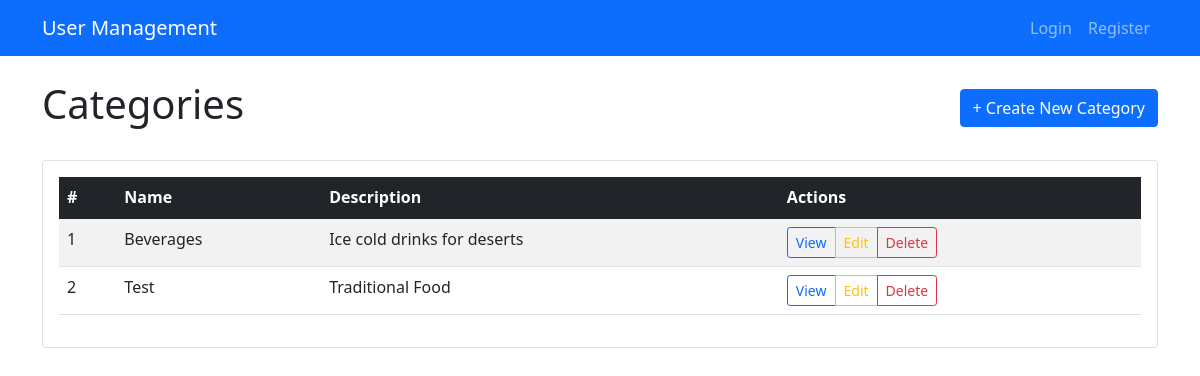
The page /products/category/list/ on the database its author committed.
### products/models.py (models this page shows, shortened)
class Category(models.Model):
    name = models.CharField(max_length=100, unique=True)
    description = models.TextField()
    created_by = models.ForeignKey(CustomUser, on_delete=models.SET_NULL, null=True, blank=True)
    created_at = models.DateTimeField(auto_now_add=True)
    updated_at = models.DateTimeField(auto_now=True)
    class Meta:
        db_table = 'categories'

### products/views.py (the view)
# urls.py: path('category/list/', views.list_category, name='list_category'),
def list_category(request):
    categories =  Category.objects.all()
    context =  {'categories': categories}
    return render(request, 'products/category_list.html', context)

### templates/products/category_list.html (shortened to what this page needs)
{% extends 'partials/base.html' %}
{% block content %}
<div class="d-flex justify-content-between align-items-center mb-4">
    <h1>Categories</h1>
    <a href="{% url 'create_category' %}" class="btn btn-primary">+ Create New Category</a>
</div>
<div class="card">
    <div class="card-body">
        {% if categories %}
            <div class="table-responsive">
                <table class="table table-striped table-hover">
                    <thead class="table-dark">
                        <tr>
                            <th>#</th>
                            <th>Name</th>
                            <th>Description</th>
                            <th>Actions</th>
                        </tr>
                    </thead>
                    <tbody>
                        {% for cat in categories %}
                        <tr>
                            <td>{{ forloop.counter }}</td>
                            <td>{{ cat.name }}</td>
                            <td>{{ cat.description }}</td>
                            <td>
                                <div class="btn-group btn-group-sm" role="group">
                                    <a href="#" class="btn btn-outline-primary btn-sm" title="View">View</a>
                                    <a href="{% url 'edit_category' cat.pk %}" class="btn btn-outline-warning btn-sm" title="Edit">Edit</a>
                                    <button type="button"
                                            class="btn btn-outline-danger btn-sm"
                                            data-bs-toggle="modal"
                                            data-bs-target="#deleteModal{{ cat.pk }}">
                                        Delete
                                    </button>
                                </div>
                            </td>
                        </tr>
                        {% endfor %}
                    </tbody>
                </table>
            </div>
        {% else %}
            <p>No categories found. Create one!</p>
        {% endif %}
    </div>
</div>
{% endblock %}

### rows shown on the page
Category: name "Beverages", description "Ice cold drinks for deserts"
Category: name "Test", description "Traditional Food"
